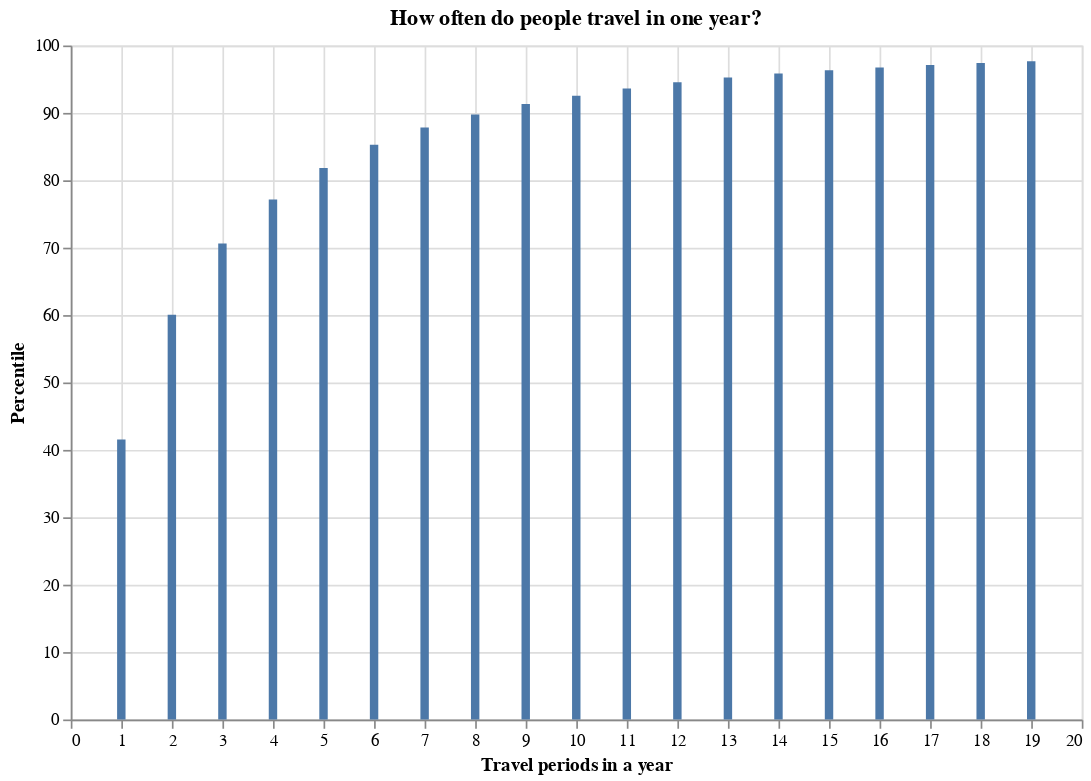

The notebook cell this image was saved under:
### Markdown cell above
## how often?

### Code cell
data = pd.read_pickle("travel_periods.pkl")


data["count"] = 1

data = data.groupby(["user_id", "product_id"]).agg("sum").reset_index()
data["freq"] = 1
data = data.groupby("count").agg("sum").reset_index()

data["group_column"] = 0
data["total"] = data.groupby("group_column")["freq"].transform("sum")
data["perc"] = 100 * (data["freq"]) / data["total"]


data = data.loc[:, ["count", "perc"]]
data["cum_sum"] = data["perc"].cumsum()
# visualize

data = data.loc[data["count"] < 20, :]

bars = (
    alt.Chart(data)
    .mark_bar()
    .encode(
        x=alt.X("count:Q", axis=alt.Axis(title="Travel periods in a year")),
        y=alt.Y("cum_sum:Q", axis=alt.Axis(title="Percentile")),
    )
    .properties(width=600, height=400, title="How often do people travel in one year?")
)

bars

### Figure 1 — Vega-Lite specification as saved in the notebook (floating-point values rounded to 4 significant figures)
{"config": {"view": {"continuousWidth": 400, "continuousHeight": 300}}, "data": {"name": "data-8d48138658ad1d3a8e8ac24a6ee526dc"}, "mark": "bar", "encoding": {"x": {"type": "quantitative", "axis": {"title": "Travel periods in a year"}, "field": "count"}, "y": {"type": "quantitative", "axis": {"title": "Percentile"}, "field": "cum_sum"}}, "height": 400, "title": "How often do people travel in one year?", "width": 600, "$schema": "https://vega.github.io/schema/vega-lite/v4.0.2.json", "datasets": {"data-8d48138658ad1d3a8e8ac24a6ee526dc": [{"count": 1, "perc": 41.54, "cum_sum": 41.54}, {"count": 2, "perc": 18.51, "cum_sum": 60.06}, {"count": 3, "perc": 10.55, "cum_sum": 70.61}, {"count": 4, "perc": 6.529, "cum_sum": 77.14}, {"count": 5, "perc": 4.702, "cum_sum": 81.84}, {"count": 6, "perc": 3.419, "cum_sum": 85.26}, {"count": 7, "perc": 2.558, "cum_sum": 87.82}, {"count": 8, "perc": 1.958, "cum_sum": 89.78}, {"count": 9, "perc": 1.531, "cum_sum": 91.31}, {"count": 10, "perc": 1.247, "cum_sum": 92.56}, {"count": 11, "perc": 1.05, "cum_sum": 93.61}, {"count": 12, "perc": 0.9426, "cum_sum": 94.55}, {"count": 13, "perc": 0.7205, "cum_sum": 95.27}, {"count": 14, "perc": 0.5776, "cum_sum": 95.85}, {"count": 15, "perc": 0.4698, "cum_sum": 96.32}, {"count": 16, "perc": 0.4242, "cum_sum": 96.74}, {"count": 17, "perc": 0.3604, "cum_sum": 97.1}, {"count": 18, "perc": 0.2975, "cum_sum": 97.4}, {"count": 19, "perc": 0.2813, "cum_sum": 97.68}]}}
